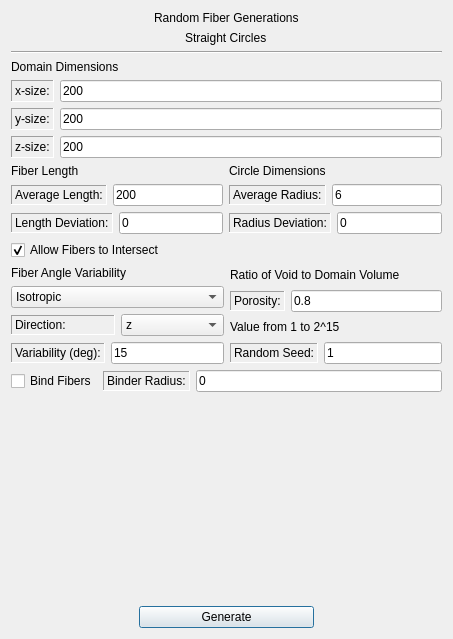
<?xml version="1.0" encoding="UTF-8"?>
<ui version="4.0">
 <class>RandomFiberStraightCircle</class>
 <widget class="QDialog" name="RandomFiberStraightCircle">
  <property name="geometry">
   <rect>
    <x>0</x>
    <y>0</y>
    <width>453</width>
    <height>639</height>
   </rect>
  </property>
  <property name="windowTitle">
   <string>Generate</string>
  </property>
  <layout class="QVBoxLayout" name="verticalLayout_9">
   <item>
    <layout class="QVBoxLayout" name="verticalLayout_7">
     <item>
      <layout class="QVBoxLayout" name="verticalLayout_6">
       <item>
        <layout class="QVBoxLayout" name="verticalLayout_5">
         <item alignment="Qt::AlignHCenter">
          <widget class="QLabel" name="randFiberGenerationsLabel">
           <property name="maximumSize">
            <size>
             <width>16777215</width>
             <height>30</height>
            </size>
           </property>
           <property name="styleSheet">
            <string notr="true">font: 75 16pt &quot;Serif&quot;;</string>
           </property>
           <property name="text">
            <string>Random Fiber Generations</string>
           </property>
          </widget>
         </item>
         <item alignment="Qt::AlignHCenter">
          <widget class="QLabel" name="straightCirclesLabel">
           <property name="maximumSize">
            <size>
             <width>16777215</width>
             <height>20</height>
            </size>
           </property>
           <property name="styleSheet">
            <string notr="true">font: 12pt &quot;Serif&quot;;</string>
           </property>
           <property name="text">
            <string>Straight Circles</string>
           </property>
          </widget>
         </item>
        </layout>
       </item>
       <item>
        <widget class="Line" name="line">
         <property name="orientation">
          <enum>Qt::Horizontal</enum>
         </property>
        </widget>
       </item>
       <item>
        <layout class="QVBoxLayout" name="verticalLayout">
         <item>
          <widget class="QLabel" name="label_3">
           <property name="maximumSize">
            <size>
             <width>16777215</width>
             <height>20</height>
            </size>
           </property>
           <property name="styleSheet">
            <string notr="true">font: 11pt &quot;Serif&quot;;</string>
           </property>
           <property name="text">
            <string>Domain Dimensions</string>
           </property>
          </widget>
         </item>
         <item>
          <layout class="QHBoxLayout" name="horizontalLayout">
           <item>
            <widget class="QLabel" name="xSizeLabel">
             <property name="styleSheet">
              <string notr="true">font: 10pt &quot;Serif&quot;;</string>
             </property>
             <property name="frameShape">
              <enum>QFrame::Panel</enum>
             </property>
             <property name="frameShadow">
              <enum>QFrame::Sunken</enum>
             </property>
             <property name="text">
              <string>x-size:</string>
             </property>
            </widget>
           </item>
           <item>
            <widget class="QLineEdit" name="xSizeEdit">
             <property name="styleSheet">
              <string notr="true">font: 10pt &quot;Serif&quot;;</string>
             </property>
             <property name="text">
              <string>200</string>
             </property>
            </widget>
           </item>
          </layout>
         </item>
         <item>
          <layout class="QHBoxLayout" name="horizontalLayout_2">
           <item>
            <widget class="QLabel" name="ySizeLabel">
             <property name="styleSheet">
              <string notr="true">font: 10pt &quot;Serif&quot;;</string>
             </property>
             <property name="frameShape">
              <enum>QFrame::Panel</enum>
             </property>
             <property name="frameShadow">
              <enum>QFrame::Sunken</enum>
             </property>
             <property name="text">
              <string>y-size:</string>
             </property>
            </widget>
           </item>
           <item>
            <widget class="QLineEdit" name="ySizeEdit">
             <property name="styleSheet">
              <string notr="true">font: 10pt &quot;Serif&quot;;</string>
             </property>
             <property name="text">
              <string>200</string>
             </property>
            </widget>
           </item>
          </layout>
         </item>
         <item>
          <layout class="QHBoxLayout" name="horizontalLayout_3">
           <item>
            <widget class="QLabel" name="zSizeLabel">
             <property name="styleSheet">
              <string notr="true">font: 10pt &quot;Serif&quot;;</string>
             </property>
             <property name="frameShape">
              <enum>QFrame::Panel</enum>
             </property>
             <property name="frameShadow">
              <enum>QFrame::Sunken</enum>
             </property>
             <property name="text">
              <string>z-size:</string>
             </property>
            </widget>
           </item>
           <item>
            <widget class="QLineEdit" name="zSizeEdit">
             <property name="styleSheet">
              <string notr="true">font: 10pt &quot;Serif&quot;;</string>
             </property>
             <property name="text">
              <string>200</string>
             </property>
            </widget>
           </item>
          </layout>
         </item>
        </layout>
       </item>
      </layout>
     </item>
     <item>
      <layout class="QHBoxLayout" name="horizontalLayout_13">
       <item>
        <layout class="QVBoxLayout" name="verticalLayout_3">
         <item>
          <widget class="QLabel" name="label_10">
           <property name="maximumSize">
            <size>
             <width>16777215</width>
             <height>20</height>
            </size>
           </property>
           <property name="styleSheet">
            <string notr="true">font: 11pt &quot;Serif&quot;;</string>
           </property>
           <property name="text">
            <string>Fiber Length</string>
           </property>
          </widget>
         </item>
         <item>
          <layout class="QHBoxLayout" name="horizontalLayout_6">
           <item>
            <widget class="QLabel" name="avgLength">
             <property name="maximumSize">
              <size>
               <width>16777215</width>
               <height>20</height>
              </size>
             </property>
             <property name="styleSheet">
              <string notr="true">font: 10pt &quot;Serif&quot;;</string>
             </property>
             <property name="frameShape">
              <enum>QFrame::Panel</enum>
             </property>
             <property name="frameShadow">
              <enum>QFrame::Sunken</enum>
             </property>
             <property name="text">
              <string>Average Length:</string>
             </property>
            </widget>
           </item>
           <item>
            <widget class="QLineEdit" name="avgLengthEdit">
             <property name="styleSheet">
              <string notr="true">font: 10pt &quot;Serif&quot;;</string>
             </property>
             <property name="text">
              <string>200</string>
             </property>
            </widget>
           </item>
          </layout>
         </item>
         <item>
          <layout class="QHBoxLayout" name="horizontalLayout_7">
           <item>
            <widget class="QLabel" name="lengthDevLabel">
             <property name="maximumSize">
              <size>
               <width>16777215</width>
               <height>20</height>
              </size>
             </property>
             <property name="styleSheet">
              <string notr="true">font: 10pt &quot;Serif&quot;;</string>
             </property>
             <property name="frameShape">
              <enum>QFrame::Panel</enum>
             </property>
             <property name="frameShadow">
              <enum>QFrame::Sunken</enum>
             </property>
             <property name="text">
              <string>Length Deviation:</string>
             </property>
            </widget>
           </item>
           <item>
            <widget class="QLineEdit" name="lengthDevEdit">
             <property name="text">
              <string>0</string>
             </property>
            </widget>
           </item>
          </layout>
         </item>
        </layout>
       </item>
       <item>
        <layout class="QVBoxLayout" name="verticalLayout_2">
         <item>
          <widget class="QLabel" name="circleDimensionsLabel">
           <property name="maximumSize">
            <size>
             <width>16777215</width>
             <height>20</height>
            </size>
           </property>
           <property name="styleSheet">
            <string notr="true">font: 11pt &quot;Serif&quot;;</string>
           </property>
           <property name="text">
            <string>Circle Dimensions</string>
           </property>
          </widget>
         </item>
         <item>
          <layout class="QHBoxLayout" name="horizontalLayout_5">
           <item>
            <widget class="QLabel" name="avgRadiusLabel">
             <property name="maximumSize">
              <size>
               <width>16777215</width>
               <height>20</height>
              </size>
             </property>
             <property name="styleSheet">
              <string notr="true">font: 10pt &quot;Serif&quot;;</string>
             </property>
             <property name="frameShape">
              <enum>QFrame::Panel</enum>
             </property>
             <property name="frameShadow">
              <enum>QFrame::Sunken</enum>
             </property>
             <property name="text">
              <string>Average Radius:</string>
             </property>
            </widget>
           </item>
           <item>
            <widget class="QLineEdit" name="avgRadiusEdit">
             <property name="styleSheet">
              <string notr="true">font: 10pt &quot;Serif&quot;;</string>
             </property>
             <property name="text">
              <string>6</string>
             </property>
            </widget>
           </item>
          </layout>
         </item>
         <item>
          <layout class="QHBoxLayout" name="horizontalLayout_4">
           <item>
            <widget class="QLabel" name="radiusDevLabel">
             <property name="maximumSize">
              <size>
               <width>16777215</width>
               <height>20</height>
              </size>
             </property>
             <property name="styleSheet">
              <string notr="true">font: 10pt &quot;Serif&quot;;</string>
             </property>
             <property name="frameShape">
              <enum>QFrame::Panel</enum>
             </property>
             <property name="frameShadow">
              <enum>QFrame::Sunken</enum>
             </property>
             <property name="text">
              <string>Radius Deviation:</string>
             </property>
            </widget>
           </item>
           <item>
            <widget class="QLineEdit" name="radiusDevEdit">
             <property name="styleSheet">
              <string notr="true">font: 10pt &quot;Serif&quot;;</string>
             </property>
             <property name="text">
              <string>0</string>
             </property>
            </widget>
           </item>
          </layout>
         </item>
        </layout>
       </item>
      </layout>
     </item>
    </layout>
   </item>
   <item>
    <widget class="QCheckBox" name="Intersect">
     <property name="maximumSize">
      <size>
       <width>16777215</width>
       <height>20</height>
      </size>
     </property>
     <property name="text">
      <string>Allow Fibers to Intersect</string>
     </property>
     <property name="checked">
      <bool>true</bool>
     </property>
    </widget>
   </item>
   <item>
    <layout class="QHBoxLayout" name="horizontalLayout_10">
     <item>
      <layout class="QVBoxLayout" name="verticalLayout_4">
       <item>
        <widget class="QLabel" name="fibAngleVarLabel">
         <property name="maximumSize">
          <size>
           <width>16777215</width>
           <height>20</height>
          </size>
         </property>
         <property name="styleSheet">
          <string notr="true">font: 11pt &quot;Serif&quot;;</string>
         </property>
         <property name="text">
          <string>Fiber Angle Variability</string>
         </property>
        </widget>
       </item>
       <item>
        <widget class="QComboBox" name="angle_combo">
         <item>
          <property name="text">
           <string>Isotropic</string>
          </property>
         </item>
         <item>
          <property name="text">
           <string>Transverse Isotropic</string>
          </property>
         </item>
         <item>
          <property name="text">
           <string>1D</string>
          </property>
         </item>
        </widget>
       </item>
       <item>
        <layout class="QHBoxLayout" name="horizontalLayout_8">
         <item>
          <widget class="QLabel" name="direction_label">
           <property name="maximumSize">
            <size>
             <width>16777215</width>
             <height>20</height>
            </size>
           </property>
           <property name="styleSheet">
            <string notr="true">font: 10pt &quot;Serif&quot;;</string>
           </property>
           <property name="frameShape">
            <enum>QFrame::Panel</enum>
           </property>
           <property name="frameShadow">
            <enum>QFrame::Sunken</enum>
           </property>
           <property name="text">
            <string>Direction:</string>
           </property>
          </widget>
         </item>
         <item>
          <widget class="QComboBox" name="direction_combo">
           <property name="currentIndex">
            <number>2</number>
           </property>
           <item>
            <property name="text">
             <string>x</string>
            </property>
           </item>
           <item>
            <property name="text">
             <string>y</string>
            </property>
           </item>
           <item>
            <property name="text">
             <string>z</string>
            </property>
           </item>
          </widget>
         </item>
        </layout>
       </item>
       <item>
        <layout class="QHBoxLayout" name="horizontalLayout_9">
         <item>
          <widget class="QLabel" name="variability_label">
           <property name="maximumSize">
            <size>
             <width>16777215</width>
             <height>20</height>
            </size>
           </property>
           <property name="styleSheet">
            <string notr="true">font: 10pt &quot;Serif&quot;;</string>
           </property>
           <property name="frameShape">
            <enum>QFrame::Panel</enum>
           </property>
           <property name="frameShadow">
            <enum>QFrame::Sunken</enum>
           </property>
           <property name="text">
            <string>Variability (deg):</string>
           </property>
          </widget>
         </item>
         <item>
          <widget class="QLineEdit" name="variability_edit">
           <property name="styleSheet">
            <string notr="true">font: 10pt &quot;Serif&quot;;</string>
           </property>
           <property name="text">
            <string>15</string>
           </property>
          </widget>
         </item>
        </layout>
       </item>
      </layout>
     </item>
     <item>
      <layout class="QVBoxLayout" name="verticalLayout_8">
       <item>
        <widget class="QLabel" name="ratioVoidVolume">
         <property name="maximumSize">
          <size>
           <width>16777215</width>
           <height>20</height>
          </size>
         </property>
         <property name="styleSheet">
          <string notr="true">font: 11pt &quot;Serif&quot;;</string>
         </property>
         <property name="text">
          <string>Ratio of Void to Domain Volume </string>
         </property>
        </widget>
       </item>
       <item>
        <layout class="QHBoxLayout" name="horizontalLayout_11">
         <item>
          <widget class="QLabel" name="porosityLabel">
           <property name="maximumSize">
            <size>
             <width>16777215</width>
             <height>20</height>
            </size>
           </property>
           <property name="styleSheet">
            <string notr="true">font: 10pt &quot;Serif&quot;;</string>
           </property>
           <property name="frameShape">
            <enum>QFrame::Panel</enum>
           </property>
           <property name="frameShadow">
            <enum>QFrame::Sunken</enum>
           </property>
           <property name="text">
            <string>Porosity:</string>
           </property>
          </widget>
         </item>
         <item>
          <widget class="QLineEdit" name="porosityEdit">
           <property name="styleSheet">
            <string notr="true">font: 10pt &quot;Serif&quot;;</string>
           </property>
           <property name="text">
            <string>0.8</string>
           </property>
          </widget>
         </item>
        </layout>
       </item>
       <item>
        <widget class="QLabel" name="randSeedValuesLabel">
         <property name="maximumSize">
          <size>
           <width>16777215</width>
           <height>20</height>
          </size>
         </property>
         <property name="styleSheet">
          <string notr="true">font: 11pt &quot;Serif&quot;;</string>
         </property>
         <property name="text">
          <string>Value from 1 to 2^15</string>
         </property>
        </widget>
       </item>
       <item>
        <layout class="QHBoxLayout" name="horizontalLayout_12">
         <item>
          <widget class="QLabel" name="randSeedLabel">
           <property name="maximumSize">
            <size>
             <width>16777215</width>
             <height>20</height>
            </size>
           </property>
           <property name="whatsThis">
            <string>&lt;html&gt;&lt;head/&gt;&lt;body&gt;&lt;p&gt;Choose a value between [1, 2^15]. This will be the starting position of the random generator.&lt;/p&gt;&lt;/body&gt;&lt;/html&gt;</string>
           </property>
           <property name="styleSheet">
            <string notr="true">font: 10pt &quot;Serif&quot;;</string>
           </property>
           <property name="frameShape">
            <enum>QFrame::Panel</enum>
           </property>
           <property name="frameShadow">
            <enum>QFrame::Sunken</enum>
           </property>
           <property name="text">
            <string>Random Seed:</string>
           </property>
          </widget>
         </item>
         <item>
          <widget class="QLineEdit" name="randSeedEdit">
           <property name="whatsThis">
            <string>&lt;html&gt;&lt;head/&gt;&lt;body&gt;&lt;p&gt;Choose a value between [1, 2^15]. This will be the starting position of the random generator.&lt;/p&gt;&lt;/body&gt;&lt;/html&gt;</string>
           </property>
           <property name="styleSheet">
            <string notr="true">font: 10pt &quot;Serif&quot;;</string>
           </property>
           <property name="text">
            <string>1</string>
           </property>
          </widget>
         </item>
        </layout>
       </item>
      </layout>
     </item>
    </layout>
   </item>
   <item>
    <layout class="QHBoxLayout" name="horizontalLayout_16">
     <item>
      <widget class="QCheckBox" name="bindCheck">
       <property name="maximumSize">
        <size>
         <width>16777215</width>
         <height>20</height>
        </size>
       </property>
       <property name="text">
        <string>Bind Fibers</string>
       </property>
       <property name="checked">
        <bool>false</bool>
       </property>
      </widget>
     </item>
     <item>
      <widget class="QLabel" name="avgRadiusLabel_2">
       <property name="maximumSize">
        <size>
         <width>16777215</width>
         <height>20</height>
        </size>
       </property>
       <property name="styleSheet">
        <string notr="true">font: 10pt &quot;Serif&quot;;</string>
       </property>
       <property name="frameShape">
        <enum>QFrame::Panel</enum>
       </property>
       <property name="frameShadow">
        <enum>QFrame::Sunken</enum>
       </property>
       <property name="text">
        <string>Binder Radius:</string>
       </property>
      </widget>
     </item>
     <item>
      <widget class="QLineEdit" name="bindRadiusEdit">
       <property name="styleSheet">
        <string notr="true">font: 10pt &quot;Serif&quot;;</string>
       </property>
       <property name="text">
        <string>0</string>
       </property>
      </widget>
     </item>
    </layout>
   </item>
   <item>
    <spacer name="verticalSpacer">
     <property name="orientation">
      <enum>Qt::Vertical</enum>
     </property>
     <property name="sizeType">
      <enum>QSizePolicy::MinimumExpanding</enum>
     </property>
     <property name="sizeHint" stdset="0">
      <size>
       <width>20</width>
       <height>99</height>
      </size>
     </property>
    </spacer>
   </item>
   <item>
    <layout class="QHBoxLayout" name="horizontalLayout_15">
     <item>
      <spacer name="horizontalSpacer">
       <property name="orientation">
        <enum>Qt::Horizontal</enum>
       </property>
       <property name="sizeHint" stdset="0">
        <size>
         <width>40</width>
         <height>20</height>
        </size>
       </property>
      </spacer>
     </item>
     <item>
      <widget class="QPushButton" name="Generate">
       <property name="minimumSize">
        <size>
         <width>175</width>
         <height>0</height>
        </size>
       </property>
       <property name="styleSheet">
        <string notr="true">font: 11pt &quot;Serif&quot;;</string>
       </property>
       <property name="text">
        <string>Generate</string>
       </property>
      </widget>
     </item>
     <item>
      <spacer name="horizontalSpacer_2">
       <property name="orientation">
        <enum>Qt::Horizontal</enum>
       </property>
       <property name="sizeHint" stdset="0">
        <size>
         <width>40</width>
         <height>20</height>
        </size>
       </property>
      </spacer>
     </item>
    </layout>
   </item>
  </layout>
 </widget>
 <tabstops>
  <tabstop>xSizeEdit</tabstop>
  <tabstop>ySizeEdit</tabstop>
  <tabstop>zSizeEdit</tabstop>
  <tabstop>avgLengthEdit</tabstop>
  <tabstop>avgRadiusEdit</tabstop>
  <tabstop>lengthDevEdit</tabstop>
  <tabstop>radiusDevEdit</tabstop>
  <tabstop>Intersect</tabstop>
  <tabstop>porosityEdit</tabstop>
  <tabstop>randSeedEdit</tabstop>
  <tabstop>bindCheck</tabstop>
  <tabstop>bindRadiusEdit</tabstop>
  <tabstop>Generate</tabstop>
 </tabstops>
 <resources/>
 <connections/>
</ui>
